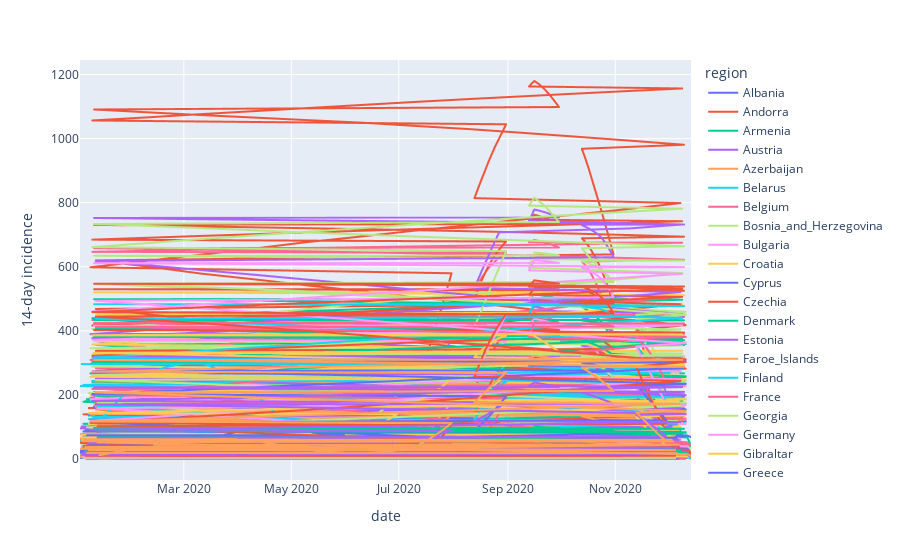

The cell this chart's notebook holds for it:
### Code cell
subset_europe = cdf_averaged[cdf_averaged['continent'] == 'Europe']

fig = px.line(subset_europe, x="date", y="14-day incidence", color='region')
fig.show()

### Figure 1 — Plotly figure (JSON) as saved in the notebook; plotly's stock layout.template omitted (floating-point values rounded to 4 significant figures; data arrays with more than 128 entries replaced by an {"elided": "..."} marker saying what was removed)
{"data": [{"hovertemplate": "region=Albania<br>date=%{x}<br>14-day incidence=%{y}<extra></extra>", "legendgroup": "Albania", "line": {"color": "#636efa", "dash": "solid"}, "marker": {"symbol": "circle"}, "mode": "lines", "name": "Albania", "showlegend": true, "type": "scattergl", "x": {"elided": "268 str values"}, "xaxis": "x", "y": {"elided": "268 float values"}, "yaxis": "y"}, {"hovertemplate": "region=Andorra<br>date=%{x}<br>14-day incidence=%{y}<extra></extra>", "legendgroup": "Andorra", "line": {"color": "#EF553B", "dash": "solid"}, "marker": {"symbol": "circle"}, "mode": "lines", "name": "Andorra", "showlegend": true, "type": "scattergl", "x": {"elided": "263 str values"}, "xaxis": "x", "y": {"elided": "263 float values"}, "yaxis": "y"}, {"hovertemplate": "region=Armenia<br>date=%{x}<br>14-day incidence=%{y}<extra></extra>", "legendgroup": "Armenia", "line": {"color": "#00cc96", "dash": "solid"}, "marker": {"symbol": "circle"}, "mode": "lines", "name": "Armenia", "showlegend": true, "type": "scattergl", "x": {"elided": "328 str values"}, "xaxis": "x", "y": {"elided": "328 float values"}, "yaxis": "y"}, {"hovertemplate": "region=Austria<br>date=%{x}<br>14-day incidence=%{y}<extra></extra>", "legendgroup": "Austria", "line": {"color": "#ab63fa", "dash": "solid"}, "marker": {"symbol": "circle"}, "mode": "lines", "name": "Austria", "showlegend": true, "type": "scattergl", "x": {"elided": "337 str values"}, "xaxis": "x", "y": {"elided": "337 float values"}, "yaxis": "y"}, {"hovertemplate": "region=Azerbaijan<br>date=%{x}<br>14-day incidence=%{y}<extra></extra>", "legendgroup": "Azerbaijan", "line": {"color": "#FFA15A", "dash": "solid"}, "marker": {"symbol": "circle"}, "mode": "lines", "name": "Azerbaijan", "showlegend": true, "type": "scattergl", "x": {"elided": "330 str values"}, "xaxis": "x", "y": {"elided": "330 float values"}, "yaxis": "y"}, {"hovertemplate": "region=Belarus<br>date=%{x}<br>14-day incidence=%{y}<extra></extra>", "legendgroup": "Belarus", "line": {"color": "#19d3f3", "dash": "solid"}, "marker": {"symbol": "circle"}, "mode": "lines", "name": "Belarus", "showlegend": true, "type": "scattergl", "x": {"elided": "329 str values"}, "xaxis": "x", "y": {"elided": "329 float values"}, "yaxis": "y"}, {"hovertemplate": "region=Belgium<br>date=%{x}<br>14-day incidence=%{y}<extra></extra>", "legendgroup": "Belgium", "line": {"color": "#FF6692", "dash": "solid"}, "marker": {"symbol": "circle"}, "mode": "lines", "name": "Belgium", "showlegend": true, "type": "scattergl", "x": {"elided": "337 str values"}, "xaxis": "x", "y": {"elided": "337 float values"}, "yaxis": "y"}, {"hovertemplate": "region=Bosnia_and_Herzegovina<br>date=%{x}<br>14-day incidence=%{y}<extra></extra>", "legendgroup": "Bosnia_and_Herzegovina", "line": {"color": "#B6E880", "dash": "solid"}, "marker": {"symbol": "circle"}, "mode": "lines", "name": "Bosnia_and_Herzegovina", "showlegend": true, "type": "scattergl", "x": {"elided": "264 str values"}, "xaxis": "x", "y": {"elided": "264 float values"}, "yaxis": "y"}, {"hovertemplate": "region=Bulgaria<br>date=%{x}<br>14-day incidence=%{y}<extra></extra>", "legendgroup": "Bulgaria", "line": {"color": "#FF97FF", "dash": "solid"}, "marker": {"symbol": "circle"}, "mode": "lines", "name": "Bulgaria", "showlegend": true, "type": "scattergl", "x": {"elided": "267 str values"}, "xaxis": "x", "y": {"elided": "267 float values"}, "yaxis": "y"}, {"hovertemplate": "region=Croatia<br>date=%{x}<br>14-day incidence=%{y}<extra></extra>", "legendgroup": "Croatia", "line": {"color": "#FECB52", "dash": "solid"}, "marker": {"symbol": "circle"}, "mode": "lines", "name": "Croatia", "showlegend": true, "type": "scattergl", "x": {"elided": "334 str values"}, "xaxis": "x", "y": {"elided": "334 float values"}, "yaxis": "y"}, {"hovertemplate": "region=Cyprus<br>date=%{x}<br>14-day incidence=%{y}<extra></extra>", "legendgroup": "Cyprus", "line": {"color": "#636efa", "dash": "solid"}, "marker": {"symbol": "circle"}, "mode": "lines", "name": "Cyprus", "showlegend": true, "type": "scattergl", "x": {"elided": "265 str values"}, "xaxis": "x", "y": {"elided": "265 float values"}, "yaxis": "y"}, {"hovertemplate": "region=Czechia<br>date=%{x}<br>14-day incidence=%{y}<extra></extra>", "legendgroup": "Czechia", "line": {"color": "#EF553B", "dash": "solid"}, "marker": {"symbol": "circle"}, "mode": "lines", "name": "Czechia", "showlegend": true, "type": "scattergl", "x": {"elided": "335 str values"}, "xaxis": "x", "y": {"elided": "335 float values"}, "yaxis": "y"}, {"hovertemplate": "region=Denmark<br>date=%{x}<br>14-day incidence=%{y}<extra></extra>", "legendgroup": "Denmark", "line": {"color": "#00cc96", "dash": "solid"}, "marker": {"symbol": "circle"}, "mode": "lines", "name": "Denmark", "showlegend": true, "type": "scattergl", "x": {"elided": "337 str values"}, "xaxis": "x", "y": {"elided": "337 float values"}, "yaxis": "y"}, {"hovertemplate": "region=Estonia<br>date=%{x}<br>14-day incidence=%{y}<extra></extra>", "legendgroup": "Estonia", "line": {"color": "#ab63fa", "dash": "solid"}, "marker": {"symbol": "circle"}, "mode": "lines", "name": "Estonia", "showlegend": true, "type": "scattergl", "x": {"elided": "332 str values"}, "xaxis": "x", "y": {"elided": "332 float values"}, "yaxis": "y"}, {"hovertemplate": "region=Faroe_Islands<br>date=%{x}<br>14-day incidence=%{y}<extra></extra>", "legendgroup": "Faroe_Islands", "line": {"color": "#FFA15A", "dash": "solid"}, "marker": {"symbol": "circle"}, "mode": "lines", "name": "Faroe_Islands", "showlegend": true, "type": "scattergl", "x": {"elided": "271 str values"}, "xaxis": "x", "y": {"elided": "271 float values"}, "yaxis": "y"}, {"hovertemplate": "region=Finland<br>date=%{x}<br>14-day incidence=%{y}<extra></extra>", "legendgroup": "Finland", "line": {"color": "#19d3f3", "dash": "solid"}, "marker": {"symbol": "circle"}, "mode": "lines", "name": "Finland", "showlegend": true, "type": "scattergl", "x": {"elided": "333 str values"}, "xaxis": "x", "y": {"elided": "333 float values"}, "yaxis": "y"}, {"hovertemplate": "region=France<br>date=%{x}<br>14-day incidence=%{y}<extra></extra>", "legendgroup": "France", "line": {"color": "#FF6692", "dash": "solid"}, "marker": {"symbol": "circle"}, "mode": "lines", "name": "France", "showlegend": true, "type": "scattergl", "x": {"elided": "336 str values"}, "xaxis": "x", "y": {"elided": "336 float values"}, "yaxis": "y"}, {"hovertemplate": "region=Georgia<br>date=%{x}<br>14-day incidence=%{y}<extra></extra>", "legendgroup": "Georgia", "line": {"color": "#B6E880", "dash": "solid"}, "marker": {"symbol": "circle"}, "mode": "lines", "name": "Georgia", "showlegend": true, "type": "scattergl", "x": {"elided": "334 str values"}, "xaxis": "x", "y": {"elided": "334 float values"}, "yaxis": "y"}, {"hovertemplate": "region=Germany<br>date=%{x}<br>14-day incidence=%{y}<extra></extra>", "legendgroup": "Germany", "line": {"color": "#FF97FF", "dash": "solid"}, "marker": {"symbol": "circle"}, "mode": "lines", "name": "Germany", "showlegend": true, "type": "scattergl", "x": {"elided": "337 str values"}, "xaxis": "x", "y": {"elided": "337 float values"}, "yaxis": "y"}, {"hovertemplate": "region=Gibraltar<br>date=%{x}<br>14-day incidence=%{y}<extra></extra>", "legendgroup": "Gibraltar", "line": {"color": "#FECB52", "dash": "solid"}, "marker": {"symbol": "circle"}, "mode": "lines", "name": "Gibraltar", "showlegend": true, "type": "scattergl", "x": {"elided": "257 str values"}, "xaxis": "x", "y": {"elided": "257 float values"}, "yaxis": "y"}, {"hovertemplate": "region=Greece<br>date=%{x}<br>14-day incidence=%{y}<extra></extra>", "legendgroup": "Greece", "line": {"color": "#636efa", "dash": "solid"}, "marker": {"symbol": "circle"}, "mode": "lines", "name": "Greece", "showlegend": true, "type": "scattergl", "x": {"elided": "335 str values"}, "xaxis": "x", "y": {"elided": "335 float values"}, "yaxis": "y"}, {"hovertemplate": "region=Guernsey<br>date=%{x}<br>14-day incidence=%{y}<extra></extra>", "legendgroup": "Guernsey", "line": {"color": "#EF553B", "dash": "solid"}, "marker": {"symbol": "circle"}, "mode": "lines", "name": "Guernsey", "showlegend": true, "type": "scattergl", "x": {"elided": "257 str values"}, "xaxis": "x", "y": {"elided": "257 float values"}, "yaxis": "y"}, {"hovertemplate": "region=Holy_See<br>date=%{x}<br>14-day incidence=%{y}<extra></extra>", "legendgroup": "Holy_See", "line": {"color": "#00cc96", "dash": "solid"}, "marker": {"symbol": "circle"}, "mode": "lines", "name": "Holy_See", "showlegend": true, "type": "scattergl", "x": {"elided": "262 str values"}, "xaxis": "x", "y": {"elided": "262 float values"}, "yaxis": "y"}, {"hovertemplate": "region=Hungary<br>date=%{x}<br>14-day incidence=%{y}<extra></extra>", "legendgroup": "Hungary", "line": {"color": "#ab63fa", "dash": "solid"}, "marker": {"symbol": "circle"}, "mode": "lines", "name": "Hungary", "showlegend": true, "type": "scattergl", "x": {"elided": "271 str values"}, "xaxis": "x", "y": {"elided": "271 float values"}, "yaxis": "y"}, {"hovertemplate": "region=Iceland<br>date=%{x}<br>14-day incidence=%{y}<extra></extra>", "legendgroup": "Iceland", "line": {"color": "#FFA15A", "dash": "solid"}, "marker": {"symbol": "circle"}, "mode": "lines", "name": "Iceland", "showlegend": true, "type": "scattergl", "x": {"elided": "337 str values"}, "xaxis": "x", "y": {"elided": "337 float values"}, "yaxis": "y"}, {"hovertemplate": "region=Ireland<br>date=%{x}<br>14-day incidence=%{y}<extra></extra>", "legendgroup": "Ireland", "line": {"color": "#19d3f3", "dash": "solid"}, "marker": {"symbol": "circle"}, "mode": "lines", "name": "Ireland", "showlegend": true, "type": "scattergl", "x": {"elided": "334 str values"}, "xaxis": "x", "y": {"elided": "334 float values"}, "yaxis": "y"}, {"hovertemplate": "region=Isle_of_Man<br>date=%{x}<br>14-day incidence=%{y}<extra></extra>", "legendgroup": "Isle_of_Man", "line": {"color": "#FF6692", "dash": "solid"}, "marker": {"symbol": "circle"}, "mode": "lines", "name": "Isle_of_Man", "showlegend": true, "type": "scattergl", "x": {"elided": "256 str values"}, "xaxis": "x", "y": {"elided": "256 float values"}, "yaxis": "y"}, {"hovertemplate": "region=Italy<br>date=%{x}<br>14-day incidence=%{y}<extra></extra>", "legendgroup": "Italy", "line": {"color": "#B6E880", "dash": "solid"}, "marker": {"symbol": "circle"}, "mode": "lines", "name": "Italy", "showlegend": true, "type": "scattergl", "x": {"elided": "335 str values"}, "xaxis": "x", "y": {"elided": "335 float values"}, "yaxis": "y"}, {"hovertemplate": "region=Jersey<br>date=%{x}<br>14-day incidence=%{y}<extra></extra>", "legendgroup": "Jersey", "line": {"color": "#FF97FF", "dash": "solid"}, "marker": {"symbol": "circle"}, "mode": "lines", "name": "Jersey", "showlegend": true, "type": "scattergl", "x": {"elided": "256 str values"}, "xaxis": "x", "y": {"elided": "256 float values"}, "yaxis": "y"}, {"hovertemplate": "region=Kosovo<br>date=%{x}<br>14-day incidence=%{y}<extra></extra>", "legendgroup": "Kosovo", "line": {"color": "#FECB52", "dash": "solid"}, "marker": {"symbol": "circle"}, "mode": "lines", "name": "Kosovo", "showlegend": true, "type": "scattergl", "x": {"elided": "262 str values"}, "xaxis": "x", "y": {"elided": "262 float values"}, "yaxis": "y"}, {"hovertemplate": "region=Latvia<br>date=%{x}<br>14-day incidence=%{y}<extra></extra>", "legendgroup": "Latvia", "line": {"color": "#636efa", "dash": "solid"}, "marker": {"symbol": "circle"}, "mode": "lines", "name": "Latvia", "showlegend": true, "type": "scattergl", "x": {"elided": "270 str values"}, "xaxis": "x", "y": {"elided": "270 float values"}, "yaxis": "y"}, {"hovertemplate": "region=Liechtenstein<br>date=%{x}<br>14-day incidence=%{y}<extra></extra>", "legendgroup": "Liechtenstein", "line": {"color": "#EF553B", "dash": "solid"}, "marker": {"symbol": "circle"}, "mode": "lines", "name": "Liechtenstein", "showlegend": true, "type": "scattergl", "x": {"elided": "266 str values"}, "xaxis": "x", "y": {"elided": "266 float values"}, "yaxis": "y"}, {"hovertemplate": "region=Lithuania<br>date=%{x}<br>14-day incidence=%{y}<extra></extra>", "legendgroup": "Lithuania", "line": {"color": "#00cc96", "dash": "solid"}, "marker": {"symbol": "circle"}, "mode": "lines", "name": "Lithuania", "showlegend": true, "type": "scattergl", "x": {"elided": "327 str values"}, "xaxis": "x", "y": {"elided": "327 float values"}, "yaxis": "y"}, {"hovertemplate": "region=Luxembourg<br>date=%{x}<br>14-day incidence=%{y}<extra></extra>", "legendgroup": "Luxembourg", "line": {"color": "#ab63fa", "dash": "solid"}, "marker": {"symbol": "circle"}, "mode": "lines", "name": "Luxembourg", "showlegend": true, "type": "scattergl", "x": {"elided": "316 str values"}, "xaxis": "x", "y": {"elided": "316 float values"}, "yaxis": "y"}, {"hovertemplate": "region=Malta<br>date=%{x}<br>14-day incidence=%{y}<extra></extra>", "legendgroup": "Malta", "line": {"color": "#FFA15A", "dash": "solid"}, "marker": {"symbol": "circle"}, "mode": "lines", "name": "Malta", "showlegend": true, "type": "scattergl", "x": {"elided": "270 str values"}, "xaxis": "x", "y": {"elided": "270 float values"}, "yaxis": "y"}, {"hovertemplate": "region=Moldova<br>date=%{x}<br>14-day incidence=%{y}<extra></extra>", "legendgroup": "Moldova", "line": {"color": "#19d3f3", "dash": "solid"}, "marker": {"symbol": "circle"}, "mode": "lines", "name": "Moldova", "showlegend": true, "type": "scattergl", "x": {"elided": "267 str values"}, "xaxis": "x", "y": {"elided": "267 float values"}, "yaxis": "y"}, {"hovertemplate": "region=Monaco<br>date=%{x}<br>14-day incidence=%{y}<extra></extra>", "legendgroup": "Monaco", "line": {"color": "#FF6692", "dash": "solid"}, "marker": {"symbol": "circle"}, "mode": "lines", "name": "Monaco", "showlegend": true, "type": "scattergl", "x": {"elided": "325 str values"}, "xaxis": "x", "y": {"elided": "325 float values"}, "yaxis": "y"}, {"hovertemplate": "region=Montenegro<br>date=%{x}<br>14-day incidence=%{y}<extra></extra>", "legendgroup": "Montenegro", "line": {"color": "#B6E880", "dash": "solid"}, "marker": {"symbol": "circle"}, "mode": "lines", "name": "Montenegro", "showlegend": true, "type": "scattergl", "x": {"elided": "259 str values"}, "xaxis": "x", "y": {"elided": "259 float values"}, "yaxis": "y"}, {"hovertemplate": "region=Netherlands<br>date=%{x}<br>14-day incidence=%{y}<extra></extra>", "legendgroup": "Netherlands", "line": {"color": "#FF97FF", "dash": "solid"}, "marker": {"symbol": "circle"}, "mode": "lines", "name": "Netherlands", "showlegend": true, "type": "scattergl", "x": {"elided": "337 str values"}, "xaxis": "x", "y": {"elided": "337 float values"}, "yaxis": "y"}, {"hovertemplate": "region=North_Macedonia<br>date=%{x}<br>14-day incidence=%{y}<extra></extra>", "legendgroup": "North_Macedonia", "line": {"color": "#FECB52", "dash": "solid"}, "marker": {"symbol": "circle"}, "mode": "lines", "name": "North_Macedonia", "showlegend": true, "type": "scattergl", "x": {"elided": "328 str values"}, "xaxis": "x", "y": {"elided": "328 float values"}, "yaxis": "y"}, {"hovertemplate": "region=Norway<br>date=%{x}<br>14-day incidence=%{y}<extra></extra>", "legendgroup": "Norway", "line": {"color": "#636efa", "dash": "solid"}, "marker": {"symbol": "circle"}, "mode": "lines", "name": "Norway", "showlegend": true, "type": "scattergl", "x": {"elided": "337 str values"}, "xaxis": "x", "y": {"elided": "337 float values"}, "yaxis": "y"}, {"hovertemplate": "region=Poland<br>date=%{x}<br>14-day incidence=%{y}<extra></extra>", "legendgroup": "Poland", "line": {"color": "#EF553B", "dash": "solid"}, "marker": {"symbol": "circle"}, "mode": "lines", "name": "Poland", "showlegend": true, "type": "scattergl", "x": {"elided": "271 str values"}, "xaxis": "x", "y": {"elided": "271 float values"}, "yaxis": "y"}, {"hovertemplate": "region=Portugal<br>date=%{x}<br>14-day incidence=%{y}<extra></extra>", "legendgroup": "Portugal", "line": {"color": "#00cc96", "dash": "solid"}, "marker": {"symbol": "circle"}, "mode": "lines", "name": "Portugal", "showlegend": true, "type": "scattergl", "x": {"elided": "273 str values"}, "xaxis": "x", "y": {"elided": "273 float values"}, "yaxis": "y"}, {"hovertemplate": "region=Romania<br>date=%{x}<br>14-day incidence=%{y}<extra></extra>", "legendgroup": "Romania", "line": {"color": "#ab63fa", "dash": "solid"}, "marker": {"symbol": "circle"}, "mode": "lines", "name": "Romania", "showlegend": true, "type": "scattergl", "x": {"elided": "335 str values"}, "xaxis": "x", "y": {"elided": "335 float values"}, "yaxis": "y"}, {"hovertemplate": "region=Russia<br>date=%{x}<br>14-day incidence=%{y}<extra></extra>", "legendgroup": "Russia", "line": {"color": "#FFA15A", "dash": "solid"}, "marker": {"symbol": "circle"}, "mode": "lines", "name": "Russia", "showlegend": true, "type": "scattergl", "x": {"elided": "337 str values"}, "xaxis": "x", "y": {"elided": "337 float values"}, "yaxis": "y"}, {"hovertemplate": "region=San_Marino<br>date=%{x}<br>14-day incidence=%{y}<extra></extra>", "legendgroup": "San_Marino", "line": {"color": "#19d3f3", "dash": "solid"}, "marker": {"symbol": "circle"}, "mode": "lines", "name": "San_Marino", "showlegend": true, "type": "scattergl", "x": {"elided": "335 str values"}, "xaxis": "x", "y": {"elided": "335 float values"}, "yaxis": "y"}, {"hovertemplate": "region=Serbia<br>date=%{x}<br>14-day incidence=%{y}<extra></extra>", "legendgroup": "Serbia", "line": {"color": "#FF6692", "dash": "solid"}, "marker": {"symbol": "circle"}, "mode": "lines", "name": "Serbia", "showlegend": true, "type": "scattergl", "x": {"elided": "267 str values"}, "xaxis": "x", "y": {"elided": "267 float values"}, "yaxis": "y"}, {"hovertemplate": "region=Slovakia<br>date=%{x}<br>14-day incidence=%{y}<extra></extra>", "legendgroup": "Slovakia", "line": {"color": "#B6E880", "dash": "solid"}, "marker": {"symbol": "circle"}, "mode": "lines", "name": "Slovakia", "showlegend": true, "type": "scattergl", "x": {"elided": "269 str values"}, "xaxis": "x", "y": {"elided": "269 float values"}, "yaxis": "y"}, {"hovertemplate": "region=Slovenia<br>date=%{x}<br>14-day incidence=%{y}<extra></extra>", "legendgroup": "Slovenia", "line": {"color": "#FF97FF", "dash": "solid"}, "marker": {"symbol": "circle"}, "mode": "lines", "name": "Slovenia", "showlegend": true, "type": "scattergl", "x": {"elided": "271 str values"}, "xaxis": "x", "y": {"elided": "271 float values"}, "yaxis": "y"}, {"hovertemplate": "region=Spain<br>date=%{x}<br>14-day incidence=%{y}<extra></extra>", "legendgroup": "Spain", "line": {"color": "#FECB52", "dash": "solid"}, "marker": {"symbol": "circle"}, "mode": "lines", "name": "Spain", "showlegend": true, "type": "scattergl", "x": {"elided": "333 str values"}, "xaxis": "x", "y": {"elided": "333 float values"}, "yaxis": "y"}, {"hovertemplate": "region=Sweden<br>date=%{x}<br>14-day incidence=%{y}<extra></extra>", "legendgroup": "Sweden", "line": {"color": "#636efa", "dash": "solid"}, "marker": {"symbol": "circle"}, "mode": "lines", "name": "Sweden", "showlegend": true, "type": "scattergl", "x": {"elided": "337 str values"}, "xaxis": "x", "y": {"elided": "337 float values"}, "yaxis": "y"}, {"hovertemplate": "region=Switzerland<br>date=%{x}<br>14-day incidence=%{y}<extra></extra>", "legendgroup": "Switzerland", "line": {"color": "#EF553B", "dash": "solid"}, "marker": {"symbol": "circle"}, "mode": "lines", "name": "Switzerland", "showlegend": true, "type": "scattergl", "x": {"elided": "337 str values"}, "xaxis": "x", "y": {"elided": "337 float values"}, "yaxis": "y"}, {"hovertemplate": "region=Turkey<br>date=%{x}<br>14-day incidence=%{y}<extra></extra>", "legendgroup": "Turkey", "line": {"color": "#00cc96", "dash": "solid"}, "marker": {"symbol": "circle"}, "mode": "lines", "name": "Turkey", "showlegend": true, "type": "scattergl", "x": {"elided": "263 str values"}, "xaxis": "x", "y": {"elided": "263 float values"}, "yaxis": "y"}, {"hovertemplate": "region=Ukraine<br>date=%{x}<br>14-day incidence=%{y}<extra></extra>", "legendgroup": "Ukraine", "line": {"color": "#ab63fa", "dash": "solid"}, "marker": {"symbol": "circle"}, "mode": "lines", "name": "Ukraine", "showlegend": true, "type": "scattergl", "x": {"elided": "263 str values"}, "xaxis": "x", "y": {"elided": "263 float values"}, "yaxis": "y"}, {"hovertemplate": "region=United_Kingdom<br>date=%{x}<br>14-day incidence=%{y}<extra></extra>", "legendgroup": "United_Kingdom", "line": {"color": "#FFA15A", "dash": "solid"}, "marker": {"symbol": "circle"}, "mode": "lines", "name": "United_Kingdom", "showlegend": true, "type": "scattergl", "x": {"elided": "337 str values"}, "xaxis": "x", "y": {"elided": "337 float values"}, "yaxis": "y"}], "layout": {"legend": {"title": {"text": "region"}, "tracegroupgap": 0}, "margin": {"t": 60}, "xaxis": {"anchor": "y", "domain": [0, 1], "title": {"text": "date"}}, "yaxis": {"anchor": "x", "domain": [0, 1], "title": {"text": "14-day incidence"}}}}
